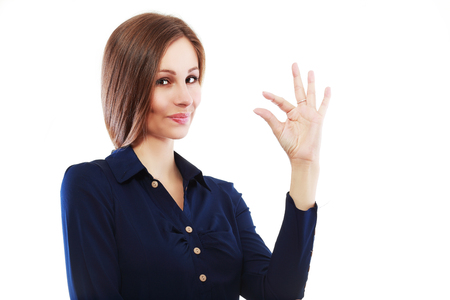
#> input picture 1.png, 450 x 300 px
$ python image.py
#> lines starting #> are read from the running program, lines starting #| are printed output that depends on the picture; after the words box and inside, x2 and y2 are one past the last pixel; in counts of white or black regions, pixels touching at a corner belong together
import cv2
import numpy as np

img = cv2.imread('1.png')
#> img is the input picture: shape (300, 450, 3); mean B, G, R 194.5, 192.2, 196.3

gray = cv2.cvtColor(img, cv2.COLOR_BGR2GRAY)
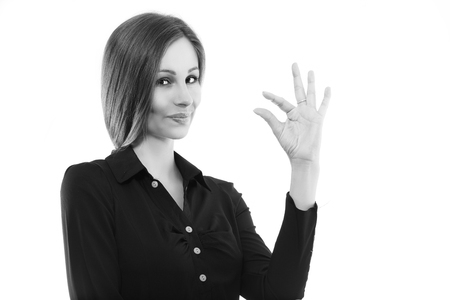
#> gray: shape (300, 450); min 1, max 255, mean 193.7
gray = cv2.medianBlur (gray, 5)
edges = cv2.adaptiveThreshold(gray, 255, cv2.ADAPTIVE_THRESH_MEAN_C, cv2.THRESH_BINARY, 9, 9)
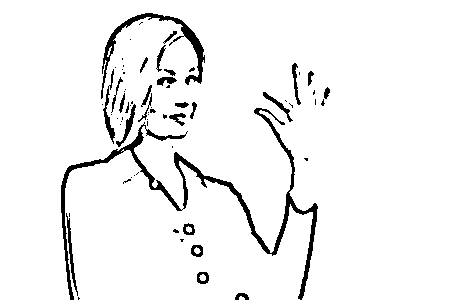
#> edges: shape (300, 450); 94.8% white; 68 black regions (42 under 20 px), largest, box (x1, y1, x2, y2) and area: (61, 108, 318, 300) 3508, (101, 13, 205, 99) 1145, (103, 69, 115, 144) 237


#cartoonization
color = cv2.bilateralFilter(img, 9, 250, 250)
cartoon = cv2.bitwise_and(color, color, mask=edges)
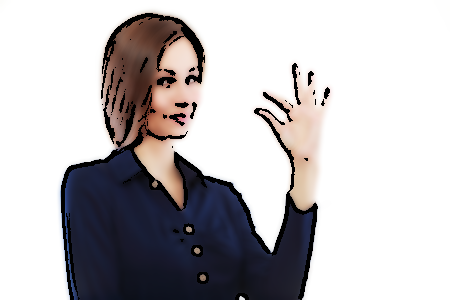
#> cartoon: shape (300, 450, 3); mean B, G, R 189.4, 187.4, 190.6


cv2.imshow('Image', img)
cv2.imshow('edges', edges)
cv2.imshow('cartoon', cartoon)
cv2.waitKey(0)
cv2.destroyAllWindows()
